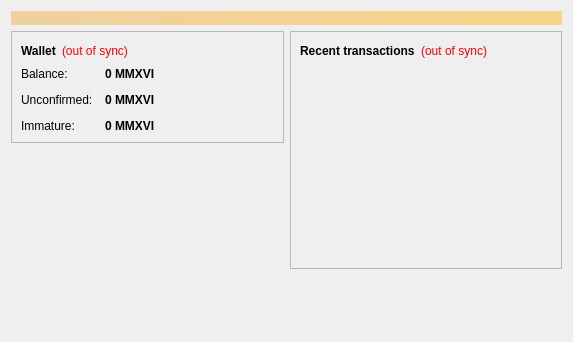
<?xml version="1.0" encoding="UTF-8"?>
<ui version="4.0">
 <class>OverviewPage</class>
 <widget class="QWidget" name="OverviewPage">
  <property name="geometry">
   <rect>
    <x>0</x>
    <y>0</y>
    <width>573</width>
    <height>342</height>
   </rect>
  </property>
  <property name="windowTitle">
   <string>Form</string>
  </property>
  <layout class="QVBoxLayout" name="topLayout">
   <item>
    <widget class="QLabel" name="labelAlerts">
     <property name="visible">
      <bool>false</bool>
     </property>
     <property name="styleSheet">
      <string notr="true">background-color: qlineargradient(x1: 0, y1: 0, x2: 1, y2: 0, stop:0 #F0D0A0, stop:1 #F8D488); color:#000000;</string>
     </property>
     <property name="wordWrap">
      <bool>true</bool>
     </property>
     <property name="margin">
      <number>3</number>
     </property>
    </widget>
   </item>
   <item>
    <layout class="QHBoxLayout" name="horizontalLayout" stretch="1,1">
     <item>
      <layout class="QVBoxLayout" name="verticalLayout_2">
       <item>
        <widget class="QFrame" name="frame">
         <property name="frameShape">
          <enum>QFrame::StyledPanel</enum>
         </property>
         <property name="frameShadow">
          <enum>QFrame::Raised</enum>
         </property>
         <layout class="QVBoxLayout" name="verticalLayout_4">
          <item>
           <layout class="QHBoxLayout" name="horizontalLayout_4">
            <item>
             <widget class="QLabel" name="label_5">
              <property name="font">
               <font>
                <weight>75</weight>
                <bold>true</bold>
               </font>
              </property>
              <property name="text">
               <string>Wallet</string>
              </property>
             </widget>
            </item>
            <item>
             <widget class="QLabel" name="labelWalletStatus">
              <property name="toolTip">
               <string>The displayed information may be out of date. Your wallet automatically synchronizes with the MMXVI network after a connection is established, but this process has not completed yet.</string>
              </property>
              <property name="styleSheet">
               <string notr="true">QLabel { color: red; }</string>
              </property>
              <property name="text">
               <string notr="true">(out of sync)</string>
              </property>
              <property name="alignment">
               <set>Qt::AlignLeading|Qt::AlignLeft|Qt::AlignVCenter</set>
              </property>
             </widget>
            </item>
            <item>
             <spacer name="horizontalSpacer_2">
              <property name="orientation">
               <enum>Qt::Horizontal</enum>
              </property>
              <property name="sizeHint" stdset="0">
               <size>
                <width>40</width>
                <height>20</height>
               </size>
              </property>
             </spacer>
            </item>
           </layout>
          </item>
          <item>
           <layout class="QFormLayout" name="formLayout_2">
            <property name="fieldGrowthPolicy">
             <enum>QFormLayout::AllNonFixedFieldsGrow</enum>
            </property>
            <property name="horizontalSpacing">
             <number>12</number>
            </property>
            <property name="verticalSpacing">
             <number>12</number>
            </property>
            <item row="0" column="0">
             <widget class="QLabel" name="label">
              <property name="text">
               <string>Balance:</string>
              </property>
             </widget>
            </item>
            <item row="0" column="1">
             <widget class="QLabel" name="labelBalance">
              <property name="font">
               <font>
                <weight>75</weight>
                <bold>true</bold>
               </font>
              </property>
              <property name="cursor">
               <cursorShape>IBeamCursor</cursorShape>
              </property>
              <property name="toolTip">
               <string>Your current balance</string>
              </property>
              <property name="text">
               <string notr="true">0 MMXVI</string>
              </property>
              <property name="textInteractionFlags">
               <set>Qt::LinksAccessibleByMouse|Qt::TextSelectableByKeyboard|Qt::TextSelectableByMouse</set>
              </property>
             </widget>
            </item>
            <item row="1" column="0">
             <widget class="QLabel" name="label_3">
              <property name="text">
               <string>Unconfirmed:</string>
              </property>
             </widget>
            </item>
            <item row="1" column="1">
             <widget class="QLabel" name="labelUnconfirmed">
              <property name="font">
               <font>
                <weight>75</weight>
                <bold>true</bold>
               </font>
              </property>
              <property name="cursor">
               <cursorShape>IBeamCursor</cursorShape>
              </property>
              <property name="toolTip">
               <string>Total of transactions that have yet to be confirmed, and do not yet count toward the current balance</string>
              </property>
              <property name="text">
               <string notr="true">0 MMXVI</string>
              </property>
              <property name="textInteractionFlags">
               <set>Qt::LinksAccessibleByMouse|Qt::TextSelectableByKeyboard|Qt::TextSelectableByMouse</set>
              </property>
             </widget>
            </item>
            <item row="2" column="0">
             <widget class="QLabel" name="labelImmatureText">
              <property name="text">
               <string>Immature:</string>
              </property>
             </widget>
            </item>
            <item row="2" column="1">
             <widget class="QLabel" name="labelImmature">
              <property name="font">
               <font>
                <weight>75</weight>
                <bold>true</bold>
               </font>
              </property>
              <property name="toolTip">
               <string>Mined balance that has not yet matured</string>
              </property>
              <property name="text">
               <string notr="true">0 MMXVI</string>
              </property>
              <property name="textInteractionFlags">
               <set>Qt::LinksAccessibleByMouse|Qt::TextSelectableByKeyboard|Qt::TextSelectableByMouse</set>
              </property>
             </widget>
            </item>
           </layout>
          </item>
         </layout>
        </widget>
       </item>
       <item>
        <spacer name="verticalSpacer">
         <property name="orientation">
          <enum>Qt::Vertical</enum>
         </property>
         <property name="sizeHint" stdset="0">
          <size>
           <width>20</width>
           <height>40</height>
          </size>
         </property>
        </spacer>
       </item>
      </layout>
     </item>
     <item>
      <layout class="QVBoxLayout" name="verticalLayout_3">
       <item>
        <widget class="QFrame" name="frame_2">
         <property name="frameShape">
          <enum>QFrame::StyledPanel</enum>
         </property>
         <property name="frameShadow">
          <enum>QFrame::Raised</enum>
         </property>
         <layout class="QVBoxLayout" name="verticalLayout">
          <item>
           <layout class="QHBoxLayout" name="horizontalLayout_2">
            <item>
             <widget class="QLabel" name="label_4">
              <property name="text">
               <string>&lt;b&gt;Recent transactions&lt;/b&gt;</string>
              </property>
             </widget>
            </item>
            <item>
             <widget class="QLabel" name="labelTransactionsStatus">
              <property name="toolTip">
               <string>The displayed information may be out of date. Your wallet automatically synchronizes with the MMXVI network after a connection is established, but this process has not completed yet.</string>
              </property>
              <property name="styleSheet">
               <string notr="true">QLabel { color: red; }</string>
              </property>
              <property name="text">
               <string notr="true">(out of sync)</string>
              </property>
              <property name="alignment">
               <set>Qt::AlignRight|Qt::AlignTrailing|Qt::AlignVCenter</set>
              </property>
             </widget>
            </item>
            <item>
             <spacer name="horizontalSpacer">
              <property name="orientation">
               <enum>Qt::Horizontal</enum>
              </property>
              <property name="sizeHint" stdset="0">
               <size>
                <width>40</width>
                <height>20</height>
               </size>
              </property>
             </spacer>
            </item>
           </layout>
          </item>
          <item>
           <widget class="QListView" name="listTransactions">
            <property name="styleSheet">
             <string notr="true">QListView { background: transparent; }</string>
            </property>
            <property name="frameShape">
             <enum>QFrame::NoFrame</enum>
            </property>
            <property name="verticalScrollBarPolicy">
             <enum>Qt::ScrollBarAlwaysOff</enum>
            </property>
            <property name="horizontalScrollBarPolicy">
             <enum>Qt::ScrollBarAlwaysOff</enum>
            </property>
            <property name="selectionMode">
             <enum>QAbstractItemView::NoSelection</enum>
            </property>
           </widget>
          </item>
         </layout>
        </widget>
       </item>
       <item>
        <spacer name="verticalSpacer_2">
         <property name="orientation">
          <enum>Qt::Vertical</enum>
         </property>
         <property name="sizeHint" stdset="0">
          <size>
           <width>20</width>
           <height>40</height>
          </size>
         </property>
        </spacer>
       </item>
      </layout>
     </item>
    </layout>
   </item>
  </layout>
 </widget>
 <resources/>
 <connections/>
</ui>
